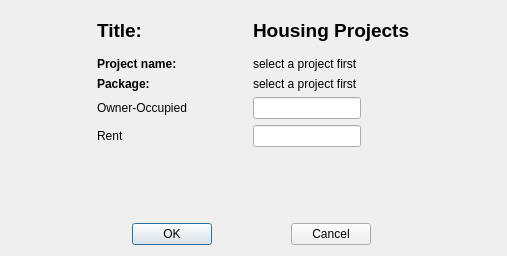
<?xml version="1.0" encoding="UTF-8"?>
<ui version="4.0">
 <class>HousingInputBase</class>
 <widget class="QDialog" name="HousingInputBase">
  <property name="geometry">
   <rect>
    <x>0</x>
    <y>0</y>
    <width>507</width>
    <height>256</height>
   </rect>
  </property>
  <property name="windowTitle">
   <string>Indicators</string>
  </property>
  <layout class="QGridLayout" name="gridLayout_2">
   <item row="0" column="0">
    <layout class="QGridLayout" name="gridLayout">
     <item row="1" column="1">
      <widget class="QLabel" name="naamplanLabel">
       <property name="sizePolicy">
        <sizepolicy hsizetype="Fixed" vsizetype="Fixed">
         <horstretch>0</horstretch>
         <verstretch>0</verstretch>
        </sizepolicy>
       </property>
       <property name="text">
        <string>select a project first</string>
       </property>
      </widget>
     </item>
     <item row="3" column="0">
      <widget class="QLabel" name="label">
       <property name="sizePolicy">
        <sizepolicy hsizetype="Fixed" vsizetype="Preferred">
         <horstretch>0</horstretch>
         <verstretch>0</verstretch>
        </sizepolicy>
       </property>
       <property name="text">
        <string>Owner-Occupied</string>
       </property>
      </widget>
     </item>
     <item row="0" column="0">
      <widget class="QLabel" name="label_3">
       <property name="sizePolicy">
        <sizepolicy hsizetype="Preferred" vsizetype="Preferred">
         <horstretch>0</horstretch>
         <verstretch>0</verstretch>
        </sizepolicy>
       </property>
       <property name="minimumSize">
        <size>
         <width>150</width>
         <height>40</height>
        </size>
       </property>
       <property name="text">
        <string>&lt;html&gt;&lt;head/&gt;&lt;body&gt;&lt;p&gt;&lt;span style=&quot; font-size:14pt; font-weight:600;&quot;&gt;Title:&lt;/span&gt;&lt;/p&gt;&lt;/body&gt;&lt;/html&gt;</string>
       </property>
      </widget>
     </item>
     <item row="5" column="0">
      <spacer name="verticalSpacer">
       <property name="orientation">
        <enum>Qt::Vertical</enum>
       </property>
       <property name="sizeHint" stdset="0">
        <size>
         <width>20</width>
         <height>40</height>
        </size>
       </property>
      </spacer>
     </item>
     <item row="2" column="0">
      <widget class="QLabel" name="label_7">
       <property name="text">
        <string>&lt;html&gt;&lt;head/&gt;&lt;body&gt;&lt;p&gt;&lt;span style=&quot; font-weight:600;&quot;&gt;Package:&lt;/span&gt;&lt;/p&gt;&lt;/body&gt;&lt;/html&gt;</string>
       </property>
      </widget>
     </item>
     <item row="4" column="0">
      <widget class="QLabel" name="label_2">
       <property name="sizePolicy">
        <sizepolicy hsizetype="Fixed" vsizetype="Preferred">
         <horstretch>0</horstretch>
         <verstretch>0</verstretch>
        </sizepolicy>
       </property>
       <property name="text">
        <string>Rent</string>
       </property>
      </widget>
     </item>
     <item row="0" column="1">
      <widget class="QLabel" name="label_4">
       <property name="text">
        <string>&lt;html&gt;&lt;head/&gt;&lt;body&gt;&lt;p&gt;&lt;span style=&quot; font-size:14pt; font-weight:600;&quot;&gt;Housing Projects&lt;/span&gt;&lt;/p&gt;&lt;/body&gt;&lt;/html&gt;</string>
       </property>
      </widget>
     </item>
     <item row="3" column="1">
      <widget class="QLineEdit" name="lineEdit">
       <property name="sizePolicy">
        <sizepolicy hsizetype="Fixed" vsizetype="Fixed">
         <horstretch>0</horstretch>
         <verstretch>0</verstretch>
        </sizepolicy>
       </property>
      </widget>
     </item>
     <item row="1" column="0">
      <widget class="QLabel" name="label_5">
       <property name="text">
        <string>&lt;html&gt;&lt;head/&gt;&lt;body&gt;&lt;p&gt;&lt;span style=&quot; font-weight:600;&quot;&gt;Project name:&lt;/span&gt;&lt;/p&gt;&lt;/body&gt;&lt;/html&gt;</string>
       </property>
      </widget>
     </item>
     <item row="2" column="1">
      <widget class="QLabel" name="packageLabel">
       <property name="sizePolicy">
        <sizepolicy hsizetype="Fixed" vsizetype="Fixed">
         <horstretch>0</horstretch>
         <verstretch>0</verstretch>
        </sizepolicy>
       </property>
       <property name="text">
        <string>select a project first</string>
       </property>
      </widget>
     </item>
     <item row="4" column="1">
      <widget class="QLineEdit" name="lineEdit_2">
       <property name="sizePolicy">
        <sizepolicy hsizetype="Fixed" vsizetype="Fixed">
         <horstretch>0</horstretch>
         <verstretch>0</verstretch>
        </sizepolicy>
       </property>
      </widget>
     </item>
     <item row="6" column="0" alignment="Qt::AlignHCenter|Qt::AlignVCenter">
      <widget class="QPushButton" name="okHousing">
       <property name="sizePolicy">
        <sizepolicy hsizetype="Fixed" vsizetype="Fixed">
         <horstretch>0</horstretch>
         <verstretch>0</verstretch>
        </sizepolicy>
       </property>
       <property name="text">
        <string>OK</string>
       </property>
      </widget>
     </item>
     <item row="5" column="1">
      <spacer name="verticalSpacer_2">
       <property name="orientation">
        <enum>Qt::Vertical</enum>
       </property>
       <property name="sizeHint" stdset="0">
        <size>
         <width>20</width>
         <height>40</height>
        </size>
       </property>
      </spacer>
     </item>
     <item row="6" column="1" alignment="Qt::AlignHCenter|Qt::AlignVCenter">
      <widget class="QPushButton" name="closeHousing">
       <property name="sizePolicy">
        <sizepolicy hsizetype="Fixed" vsizetype="Fixed">
         <horstretch>0</horstretch>
         <verstretch>0</verstretch>
        </sizepolicy>
       </property>
       <property name="text">
        <string>Cancel</string>
       </property>
      </widget>
     </item>
    </layout>
   </item>
  </layout>
 </widget>
 <resources/>
 <connections/>
</ui>
